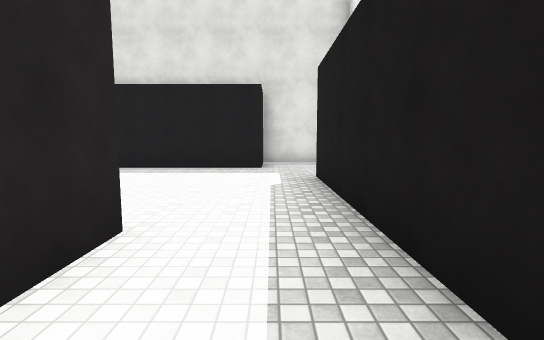
[1] (above)

24 first-person views from a walk through a Unity game level. The camera is 1.5 m above the floor, tilts 6° down and sees 85° across. The floor is counted in squares, 2 m on a side. Each view is taken from the middle of a square. On the plan, view 1 faces up. The plan holds only what a view shows up to about 10 squares ahead; the rest is blank. The place goes on beyond the plan. Surface patterns are stand-ins for the level's own textures.

[2]
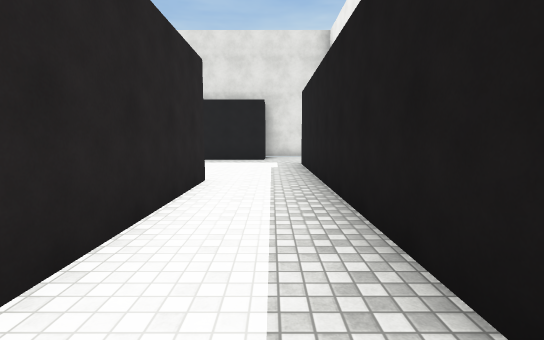

[3]
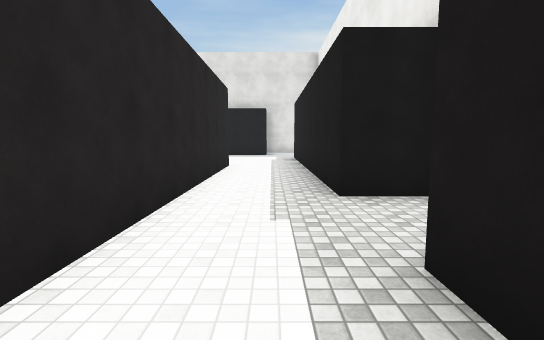

[4]
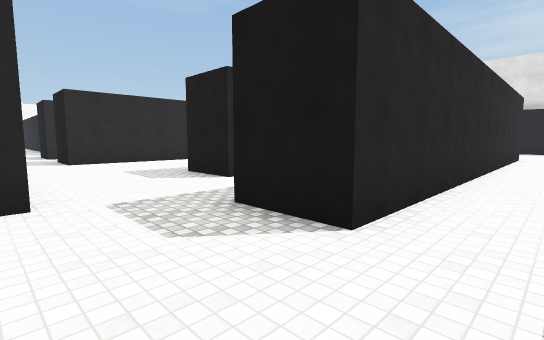

[5]
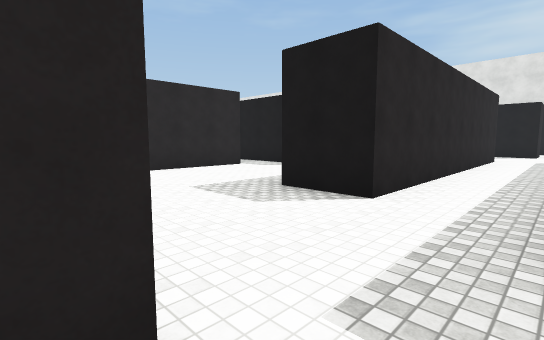

[6]
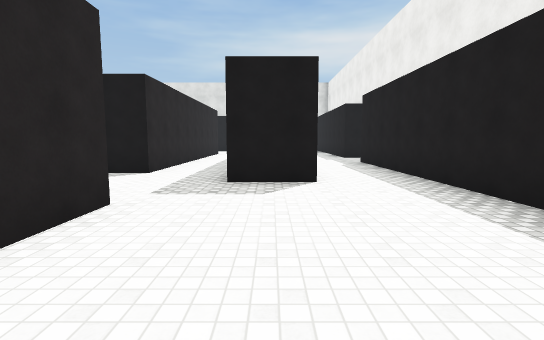

[7]
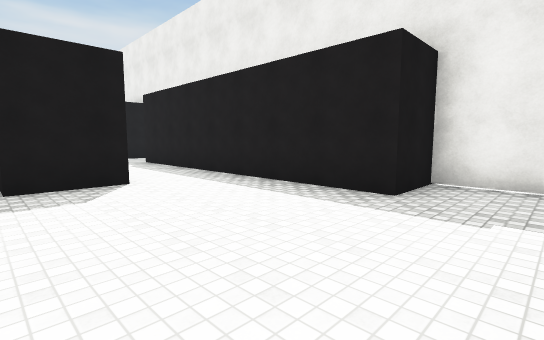

[8]
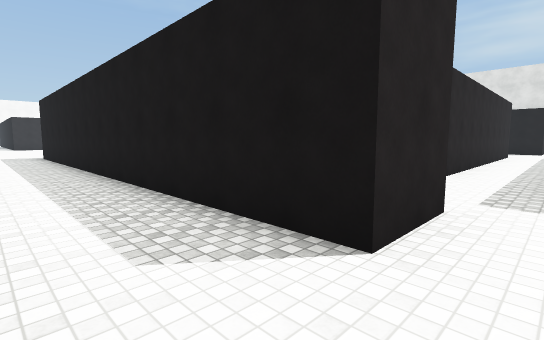

[9]
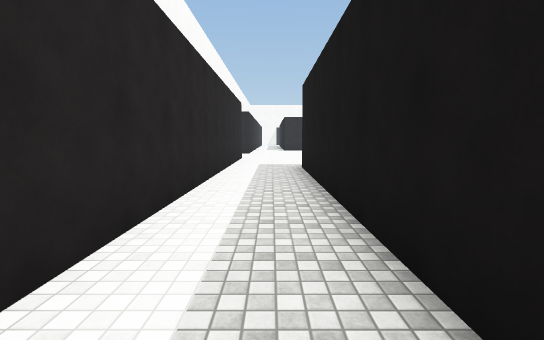

[10]
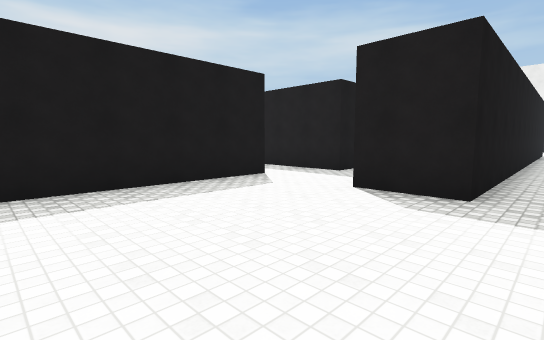

[11]
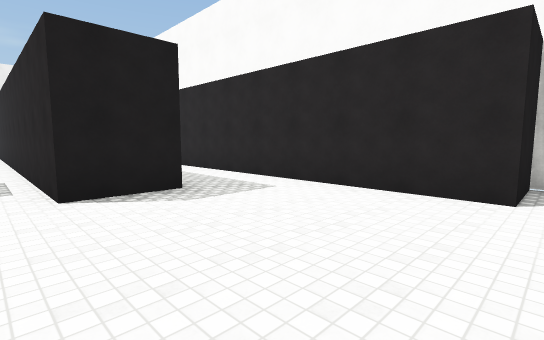

[12]
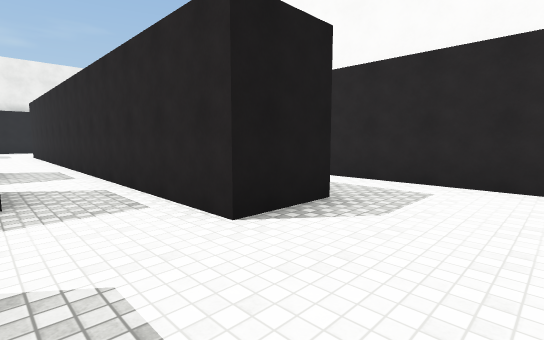

[13]
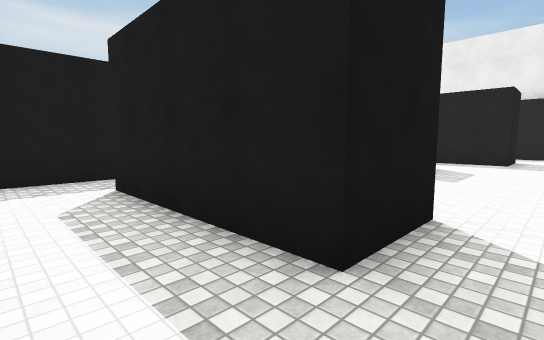

[14]
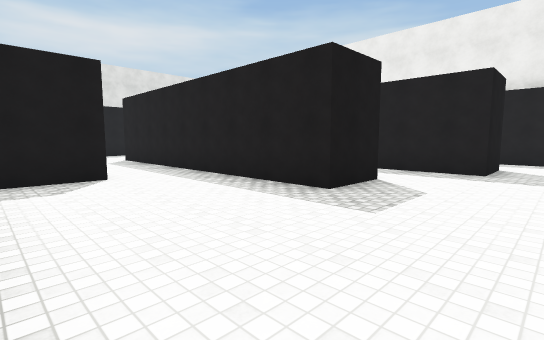

[15]
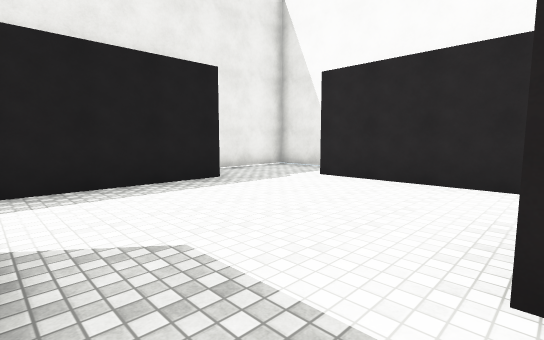

[16]
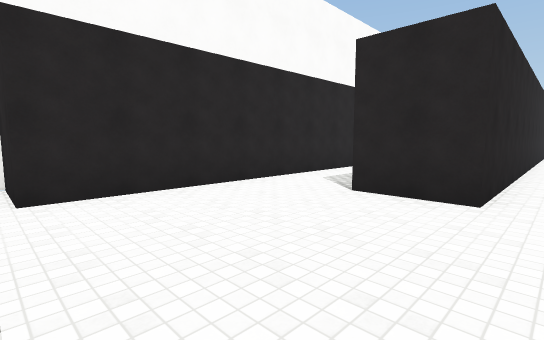

[17]
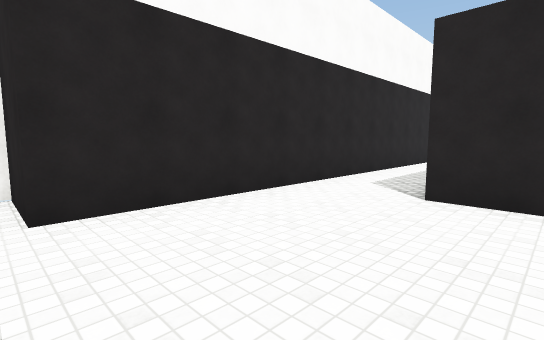

[18]
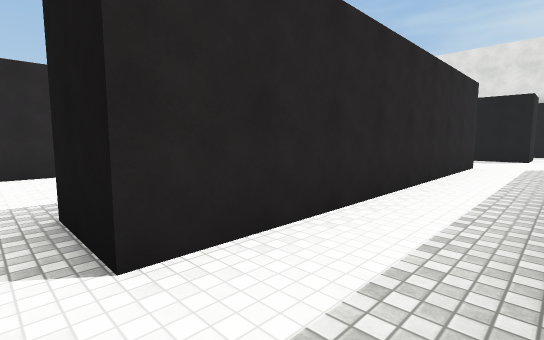

[19]
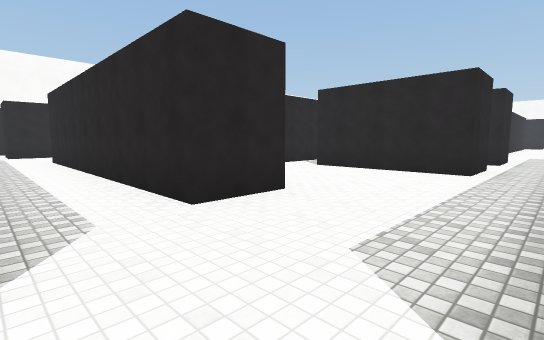

[20]
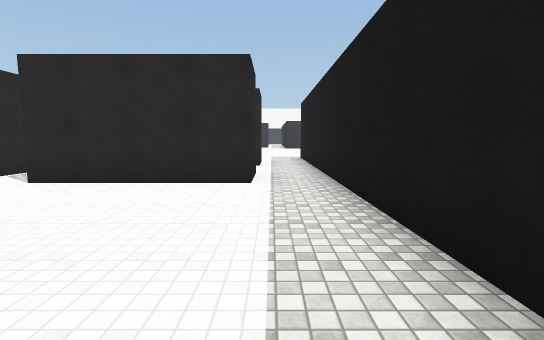

[21]
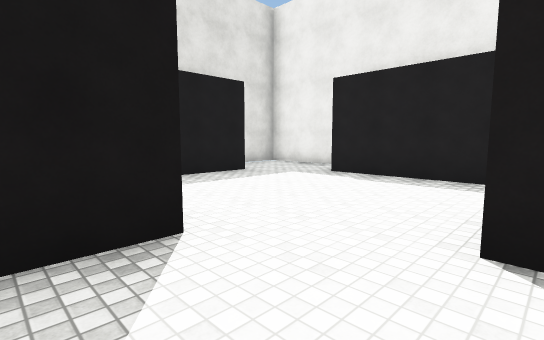

[22]
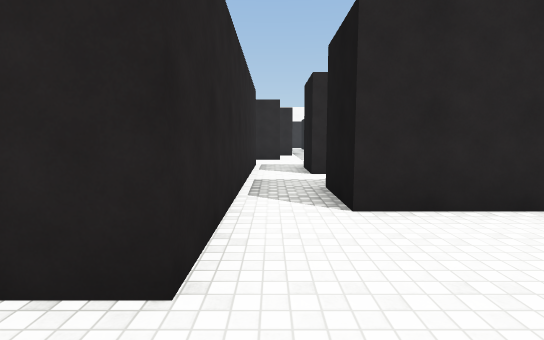

[23]
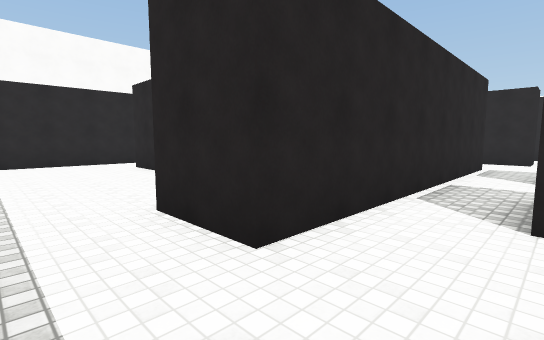

[24]
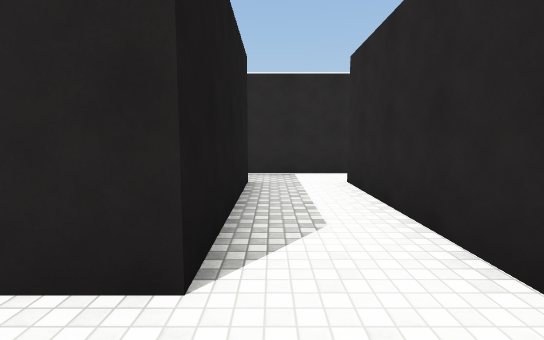

### Floor plan
Ten units are one square. View 1 is at (0, 0); x grows to the right and y downward. Boxes are objects, and circles mark ways between rooms. Rooms are numbered by the first view taken in them; rooms with no view inside come last. Other rooms are left out.
<svg viewBox="-214 -97 242 260">
<path fill="none" stroke="#000" d="M-39 106 -39 122M21 22 9 22 9 -25M-25 142 -3 142 -3 157 23 157 23 124 9 124 9 42M-12 -24 -12 89 -28 89M-141 91 -149 91 -149 65M-165 83 -209 83M-206 158 -206 142 -25 142M-39 122 -168 122 -168 106 -136 106M-100 91 -116 91 -116 52M-95 40 -129 40M-136 106 -96 106M-100 52 -100 91M-83 25 -83 40 -95 40M-28 89 -28 65M-96 106 -39 106M-47 -10 -47 75 -63 75 -63 25M-2 -77 -26 -77M23 -68 23 -92 -3 -92 -3 -81M9 -25 9 -60M-39 -54 -39 -41M-64 -10 -47 -10M-100 -26 -100 12M-39 -41 -96 -41M-63 25 -63 -5M-96 25 -83 25M-133 -26 -133 12M-100 12 -116 12 -116 -26 -100 -26M-136 25 -96 25M-96 -41 -135 -41"/>
<circle cx="-35" cy="135" r="3" fill="#2a7"/>
<circle cx="-30" cy="95" r="3" fill="#2a7"/>
<circle cx="-5" cy="-20" r="3" fill="#2a7"/>
<circle cx="-145" cy="100" r="3" fill="#2a7"/>
<circle cx="-105" cy="100" r="3" fill="#2a7"/>
<circle cx="-105" cy="50" r="3" fill="#2a7"/>
<circle cx="-35" cy="-10" r="3" fill="#2a7"/>
<circle cx="-75" cy="35" r="3" fill="#2a7"/>
<circle cx="-30" cy="-33" r="3" fill="#2a7"/>
<circle cx="-105" cy="-35" r="3" fill="#2a7"/>
<circle cx="-105" cy="20" r="3" fill="#2a7"/>
<text x="0" y="80">1</text>
<text x="-150" y="130">2</text>
<text x="-120" y="70">3</text>
<text x="-70" y="60">4</text>
<text x="0" y="-60">5</text>
<text x="-70" y="-20">6</text>
<text x="-120" y="-10">7</text>
</svg>
Room 1 opens to room 2. Room 1 opens to room 4. Room 1 opens to room 5. Room 2 opens to room 3. Room 3 opens to room 4. Room 4 opens to room 6. Room 5 opens to room 6. Room 6 opens to room 7.

Where each view was taken, in squares from view 1:
view 1: 0 up, 0 right, facing up
view 2: 3 down, 0 right, facing up
view 3: 6 down, 0 right, facing up
view 4: 11 down, 0 right, facing up-left
view 5: 11 down, 3 left, facing up-left
view 6: 14 down, 2 left, facing up
view 7: 14 down, 3 left, facing up-right
view 8: 14 down, 3 left, facing up-left
view 9: 13 down, 9 left, facing left
view 10: 13 down, 21 left, facing up-right
view 11: 10 down, 21 left, facing down-right
view 12: 9 down, 19 left, facing down-right
view 13: 10 down, 13 left, facing up-right
view 14: 10 down, 10 left, facing up-right
view 15: 9 down, 4 left, facing down-right
view 16: 10 down, 0 right, facing down-left
view 17: 11 down, 0 right, facing down-left
view 18: 8 down, 3 left, facing up-left
view 19: 4 up, 3 left, facing down-left
view 20: 3 up, 5 left, facing left
view 21: 2 up, 5 left, facing up-right
view 22: 2 down, 7 left, facing left
view 23: 1 down, 7 left, facing down-left
view 24: 4 up, 12 left, facing down
